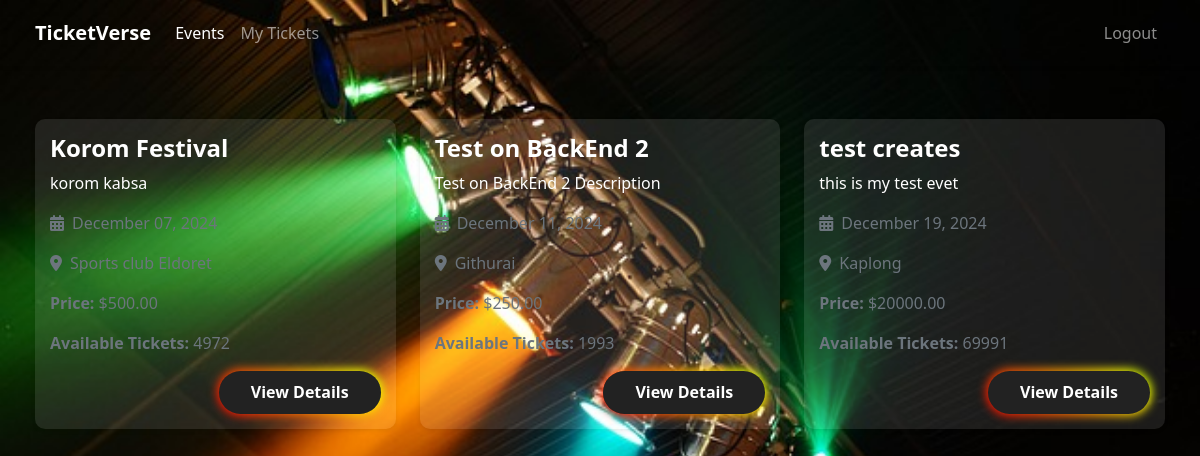
Screenshot of / (signed in) with the database file from the repository.
### events/models.py (models this page shows, shortened)
class Event(models.Model):
    title = models.CharField(max_length=200)
    description = models.TextField()
    date = models.DateTimeField()
    venue = models.CharField(max_length=200)
    capacity = models.PositiveIntegerField()
    price = models.DecimalField(max_digits=10, decimal_places=2)
    created_by = models.ForeignKey(User, on_delete=models.CASCADE)
    created_at = models.DateTimeField(auto_now_add=True)
    updated_at = models.DateTimeField(auto_now=True)
    @property
    def available_tickets(self):
        sold_tickets = self.ticket_set.filter(is_cancelled=False).count()
        return self.capacity - sold_tickets

### events/views.py (the view)
# urls.py: path('', views.EventListView.as_view(), name='event-list'),
class EventListView(ListView):
    model = Event
    template_name = 'events/event_list.html'
    context_object_name = 'events'
    ordering = ['date']
    paginate_by = 10

### templates/events/event_list.html (shortened to what this page needs)
{% extends "base.html" %}
{% block content %}
<div class="row">
    {% for event in events %}
        <div class="col-md-4 mb-4">
            <div class="card border-0 shadow-sm">
                <div class="card-body d-flex flex-column justify-content-between">
                    <div>
                        <h5 class="card-title">{{ event.title }}</h5>
                        <p class="card-text">{{ event.description|truncatewords:15 }}</p>
                        <p class="card-text text-muted">
                            <i class="fas fa-calendar-alt me-2"></i>{{ event.date|date:"F d, Y" }}
                        </p>
                        <p class="card-text text-muted">
                            <i class="fas fa-map-marker-alt me-2"></i>{{ event.venue }}
                        </p>
                        <p class="card-text text-muted">
                            <strong>Price:</strong> ${{ event.price }}
                        </p>
                        <p class="card-text text-muted">
                            <strong>Available Tickets:</strong> {{ event.available_tickets }}
                        </p>
                    </div>
                    <a href="{% url 'event-detail' event.pk %}" class="button-85 align-self-end mt-3"><strong>View Details</strong></a>
                </div>
            </div>
        </div>
    {% empty %}
        <div class="col-12">
            <p>No events available.</p>
        </div>
    {% endfor %}
</div>
{% endblock content %}

### static/css/styles.css (style rules this page uses)
body { background: url('/static/images/background.jpg') no-repeat center center fixed; background-size: cover; color: #fff; }
.card { border-radius: 10px; background: rgba(255, 255, 255, 0.1); color: #fff; border: 1px solid rgba(255, 255, 255, 0.2); }
.card-title { font-size: 1.5rem; font-weight: bold; }
.card-text { font-size: 1rem; }
.card-body { padding: 15px; display: flex; flex-direction: column; justify-content: space-between; }
.button-85 { padding: 0.6em 2em; border: none; outline: none; color: rgb(255, 255, 255); background: #111; cursor: pointer; position: relative; z-index: 0; border-radius: 25px; user-select: none; -webkit-user-select: none; touch-action: manipulation; font-weight: bold; text-decoration: none; }
.button-85:before { content: ""; background: linear-gradient( 45deg, #ff0000, #ff7300, #fffb00, #48ff00, #00ffd5, #002bff, #7a00ff, #ff00c8, #ff0000 ); position: absolute; top: -2px; left: -2px; background-size: 400%; z-index: -1; filter: blur(5px); -webkit-filter: blur(5px); width: calc(100% + 4px); height: calc(100% + 4px); animation: glowing-button-85 20s linear infinite; transition: opacity 0.3s ease-in-out; border-radius: 25px; }
.button-85:after { z-index: -1; content: ""; position: absolute; width: 100%; height: 100%; background: #222; left: 0; top: 0; border-radius: 25px; }

### rows the page displays
Event: title "Korom Festival", description "korom kabsa", date "December 07, 2024", venue "Sports club Eldoret", price "500.00", available_tickets "4972"
Event: title "Test on BackEnd 2", description "Test on BackEnd 2 Description", date "December 11, 2024", venue "Githurai", price "250.00", available_tickets "1993"
Event: title "test creates", description "this is my test evet", date "December 19, 2024", venue "Kaplong", price "20000.00", available_tickets "69991"
